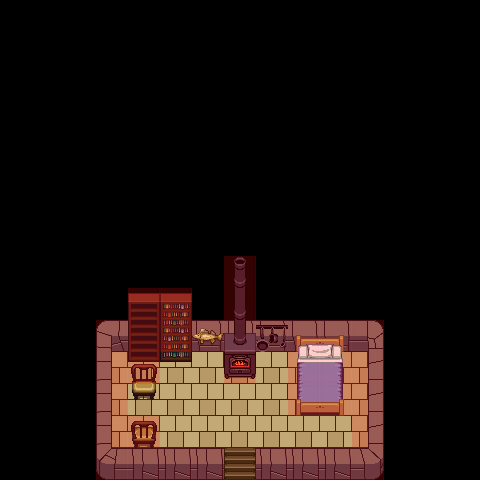

Rendered tile map (Tiled .tmx) drawn with the repository's tilesets; below, a short description and the map source with its tile grids summarised:
An orthogonal 15x15 tile map with 32x32 px tiles, 6 tile layers (floor, character, walls, items, ...), 4 tilesets.

<map version="1.0" orientation="orthogonal" width="15" height="15" tilewidth="32" tileheight="32">
 <tileset firstgid="1" name="terrain_atlas" tilewidth="32" tileheight="32">
  <image source="terrain_atlas.png" width="1024" height="1024" />
 </tileset>
 <tileset firstgid="1025" name="obj_misk_atlas" tilewidth="32" tileheight="32">
  <image source="obj_misk_atlas.png" width="1024" height="1024" />
 </tileset>
 <tileset firstgid="2049" name="meta_tiles" tilewidth="32" tileheight="32">
  <image source="meta_tiles.png" width="64" height="32" />
  <tile id="0">
   <properties>
    <property name="collidable" value="true" />
   </properties>
  </tile>
 </tileset>
 <tileset firstgid="2051" name="soldier" tilewidth="32" tileheight="32">
  <image source="soldier.png" width="288" height="128" />
 </tileset>
 <layer name="floor" width="15" height="15">
  <data>[225 cells, 34 non-empty, 1 distinct tile ids]</data>
 </layer>
 <layer name="character" width="15" height="15">
  <data>[225 cells, 0 non-empty, 0 distinct tile ids]</data>
 </layer>
 <layer name="walls" width="15" height="15">
  <data>[225 cells, 23 non-empty, 8 distinct tile ids]</data>
 </layer>
 <layer name="items" width="15" height="15">
  <data>[225 cells, 18 non-empty, 18 distinct tile ids]</data>
 </layer>
 <layer name="exit" width="15" height="15">
  <data>[225 cells, 4 non-empty, 4 distinct tile ids]</data>
 </layer>
 <layer name="meta" width="15" height="15">
  <data>[225 cells, 34 non-empty, 1 distinct tile ids]</data>
 </layer>
</map>
